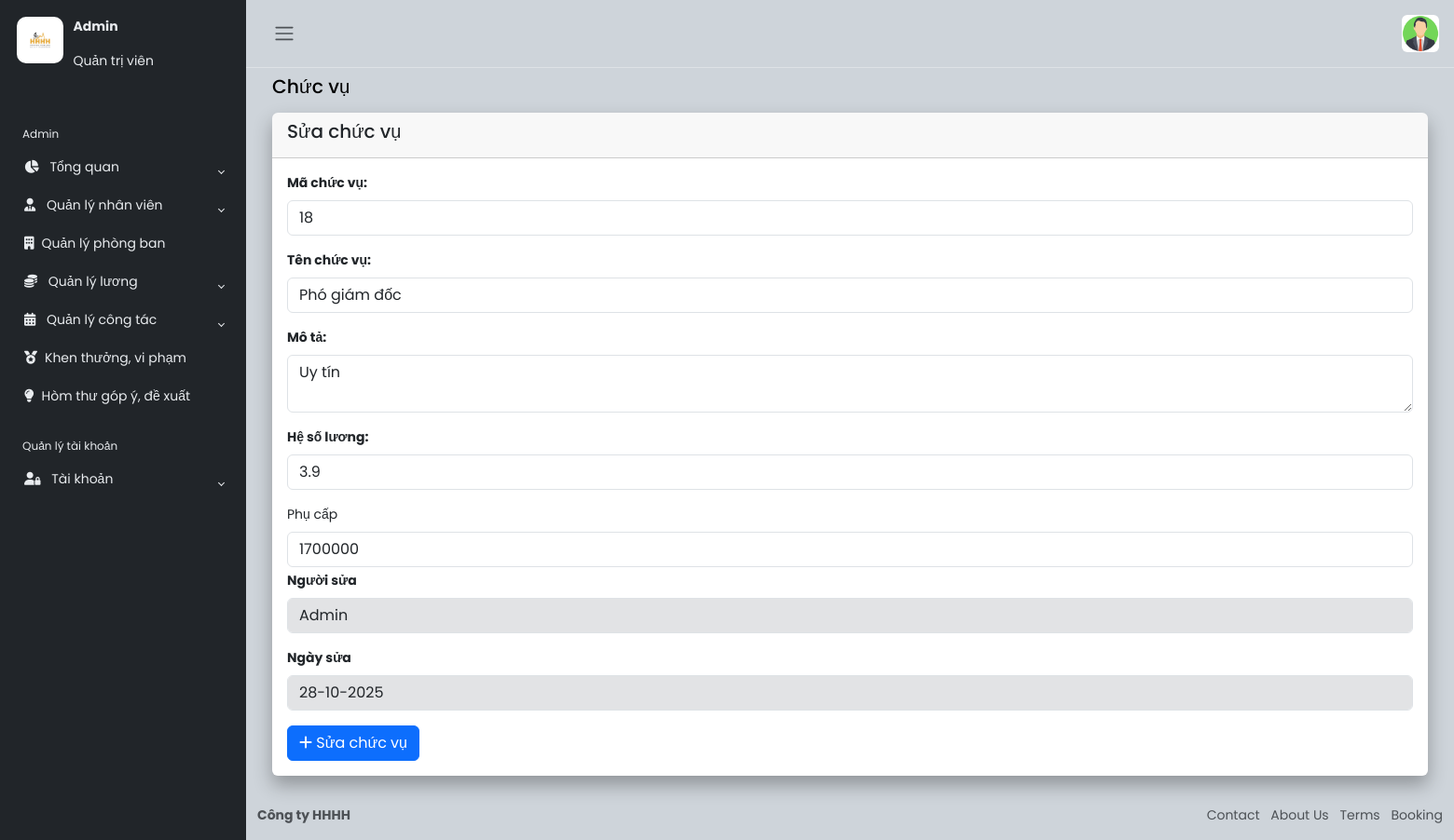
/QLNV/suachucvu.php?xid=18 (signed in), run on the app's committed database.
### tables this page shows
CREATE TABLE `chucvu` (
  `MACHUCVU` int(11) NOT NULL,
  `TENCHUCVU` varchar(50) NOT NULL,
  `MOTACHUCVU` longtext DEFAULT NULL,
  `NGAYTAOCHUCVU` varchar(45) NOT NULL,
  `PHUCAP` int(11) DEFAULT NULL,
  `HESOLUONG` float NOT NULL
);

### QLNV/suachucvu.php (the view)
<?php include('../menu.php'); ?>
<?php
require_once '../connect.php';
$idchucvu = $_GET['xid'];
$sql = "SELECT * FROM CHUCVU WHERE MACHUCVU = $idchucvu";
$stmt = $conn->prepare($sql);
$stmt->execute();
$r = $stmt->fetch(PDO::FETCH_ASSOC);
?>
<div class="container-fluid">
    <div class="mb-3">
        <h4>Chức vụ</h4>
    </div>
    <div class="row">
        <div class="col-12 d-flex">
            <div class="card border-0">
                <div class="card-header">
                    <h5 class="card-title">Sửa chức vụ</h5>
                </div>
                <div class="card-body">
                    <form action="xulisuachucvu.php" method="post" class="needs-validation" novalidate>
                        <div class="mb-3">
                            <label for="positionName" class="form-label"><strong>Mã chức vụ:</strong> </label>
                            <input type="text" readonly class="form-control" value="<?php echo $r['MACHUCVU']; ?>"
                                id="positionName" name="machucvu">
                        </div>
                        <div class="mb-3">
                            <label for="positionName" class="form-label"><strong>Tên chức vụ:</strong> </label>
                            <input type="text" class="form-control" id="positionName"
                                value="<?php echo $r['TENCHUCVU']; ?>" name="tenchucvu">
                        </div>
                        <div class="mb-3">
                            <label for="description" class="form-label"><strong>Mô tả:</strong></label>
                            <textarea class="form-control" aria-label="With textarea"
                                name="motachucvu"><?php echo $r['MOTACHUCVU']; ?></textarea>
                        </div>
                        <div class="mb-3">
                            <label for="description" class="form-label"><strong>Hệ số lương:</strong></label>
                            <input type="number" step="0.01" name="hsl" class="form-control"
                                placeholder="Nhập hệ số lương..." value="<?php echo $r['HESOLUONG']; ?>"></input>
                        </div>
                        <div class="mb-1">
                            <label class="form-label">Phụ cấp</label>
                            <input type="text" class="form-control money-input" name="phucap" value="<?php echo $r['PHUCAP']; ?>"
                                placeholder="Nhập tiền phụ cấp...">
                        </div>
                        <div class="mb-3">
                            <label for="description" class="form-label"><strong>Người sửa</strong></label>
                            <input type="text" id="position" class="form-control bg-secondary-subtle" value="Admin"
                                readonly>
                        </div>
                        <div class="mb-3">
                            <label for="dateCreat" class="form-label"><strong>Ngày sửa</strong></label>
                            <input class="form-control bg-secondary-subtle" name="ngaytaochucvu"
                                value="<?php echo date('d-m-Y'); ?>" readonly>
                        </div>
                        <button type="submit" class="btn btn-primary"><i class="fa fa-plus" aria-hidden="true"></i>
                            Sửa chức vụ</button>
                    </form>
                </div>
            </div>
        </div>
    </div>
</div>
<?php include('../footer.php'); ?>

### css/style.css (style rules this page uses)
h4 { font-family: "Poppins", sans-serif; font-size: 1.275rem; color: var(--bs-emphasis-color); }
.card { box-shadow: 0 0 0.875rem 0 rgba(34, 46, 60, 0.05); margin-bottom: 24px; width: 100vw; }

### css/index.css (style rules this page uses)
* { padding: 0; margin: 0; }
.card { box-shadow: 0px 10px 20px rgba(0, 0, 0, 0.3); }

### data on the page
chucvu: machucvu "18", tenchucvu "Phó giám đốc", motachucvu "Uy tín", hsl "3.9", phucap "1700000"
